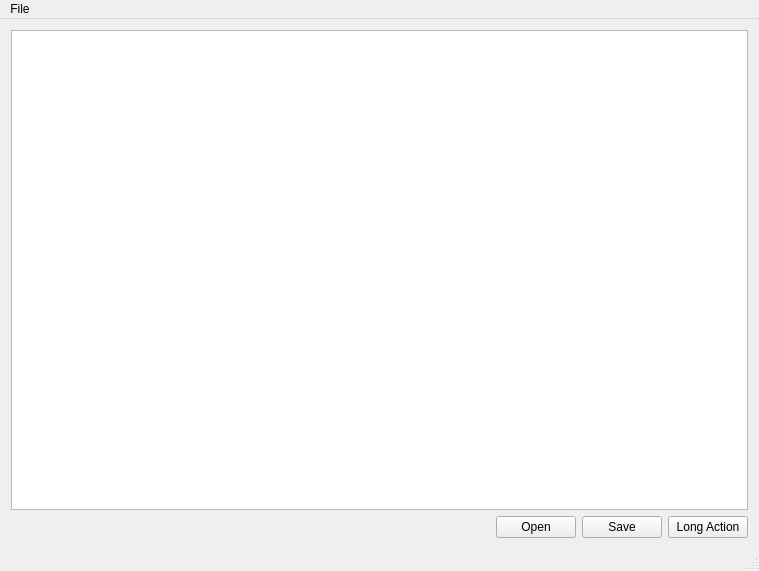
<?xml version="1.0" encoding="UTF-8"?>
<ui version="4.0">
 <class>MainWindowClass</class>
 <widget class="QMainWindow" name="MainWindowClass">
  <property name="geometry">
   <rect>
    <x>0</x>
    <y>0</y>
    <width>759</width>
    <height>571</height>
   </rect>
  </property>
  <property name="windowTitle">
   <string>MainWindow</string>
  </property>
  <widget class="QWidget" name="centralWidget">
   <layout class="QVBoxLayout" name="verticalLayout">
    <item>
     <widget class="QPlainTextEdit" name="plainTextEdit"/>
    </item>
    <item>
     <layout class="QHBoxLayout" name="horizontalLayout">
      <item>
       <spacer name="horizontalSpacer">
        <property name="orientation">
         <enum>Qt::Horizontal</enum>
        </property>
        <property name="sizeHint" stdset="0">
         <size>
          <width>40</width>
          <height>20</height>
         </size>
        </property>
       </spacer>
      </item>
      <item>
       <widget class="KPushButton" name="openButton">
        <property name="text">
         <string>Open</string>
        </property>
       </widget>
      </item>
      <item>
       <widget class="KPushButton" name="saveButton">
        <property name="text">
         <string>Save</string>
        </property>
       </widget>
      </item>
      <item>
       <widget class="KPushButton" name="longButton">
        <property name="text">
         <string>Long Action</string>
        </property>
       </widget>
      </item>
     </layout>
    </item>
   </layout>
  </widget>
  <widget class="QMenuBar" name="menuBar">
   <property name="geometry">
    <rect>
     <x>0</x>
     <y>0</y>
     <width>759</width>
     <height>26</height>
    </rect>
   </property>
   <widget class="QMenu" name="menuFile">
    <property name="title">
     <string>File</string>
    </property>
    <addaction name="actionOpen"/>
    <addaction name="actionSave"/>
    <addaction name="longAction"/>
   </widget>
   <addaction name="menuFile"/>
  </widget>
  <widget class="QStatusBar" name="statusBar"/>
  <action name="actionOpen">
   <property name="text">
    <string comment="The open file menu entry">Open</string>
   </property>
  </action>
  <action name="actionSave">
   <property name="text">
    <string>Save</string>
   </property>
  </action>
  <action name="longAction">
   <property name="text">
    <string>Long Action</string>
   </property>
  </action>
 </widget>
 <layoutdefault spacing="6" margin="11"/>
 <customwidgets>
  <customwidget>
   <class>KPushButton</class>
   <extends>QPushButton</extends>
   <header>kpushbutton.h</header>
  </customwidget>
 </customwidgets>
 <resources/>
 <connections/>
</ui>
